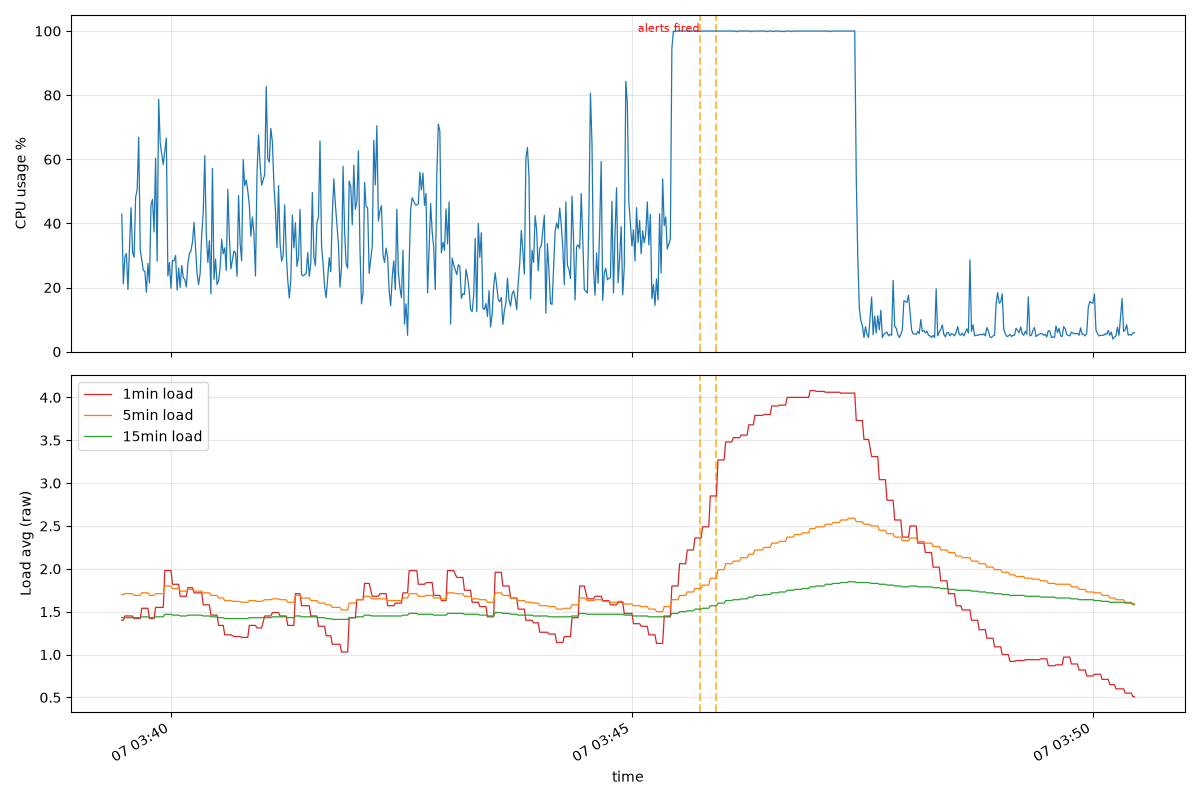

Source code (Python):
import argparse
import asyncio
import json
import statistics
import sys
from collections import deque
from datetime import datetime
from pathlib import Path
from typing import Any

import httpx
import matplotlib

matplotlib.use("Agg")
import matplotlib.pyplot as plt

BASE_URL = "http://127.0.0.1:8000/metrics"
USER = "Sameer"
PARAMS = (
    "cpu=true&alerts=true&memory=false&disk=false&network=false&processes=false&containers=false"
)
OUTFILE = Path(__file__).parent / "capture.jsonl"
PLOTFILE = Path(__file__).parent / "capture_plot.png"

BUCKET_SIZE = 10
MAX_BUCKETS = 30
Z_THRESHOLD = 3.0
STREAK = 2

SEVERITY_COLORS = {"warning": "orange", "critical": "red", "info": "gray", "debug": "gray"}


async def issue_ticket(client: httpx.AsyncClient, user: str) -> str:
    resp = await client.post(f"{BASE_URL}/stream/ticket/{user}")
    resp.raise_for_status()
    return resp.json()["ticket"]["id"]


async def capture(duration: int, done: asyncio.Event) -> None:
    async with httpx.AsyncClient() as client:
        ticket = await issue_ticket(client, USER)
        print(f"{USER}'s ticket: {ticket}")
        url = f"{BASE_URL}/stream/{USER}?{PARAMS}"
        headers = {"Accept": "text/event-stream", "x-ticket": ticket}
        try:
            async with client.stream("GET", url, headers=headers, timeout=None) as resp:
                resp.raise_for_status()
                with open(OUTFILE, "w") as fh:
                    async for line in resp.aiter_lines():
                        if done.is_set():
                            break
                        if line.startswith("data: "):
                            payload = line.removeprefix("data: ")
                            try:
                                data = json.loads(payload)
                                if isinstance(data, str):
                                    data = json.loads(data)
                                info = data["info"]
                            except json.JSONDecodeError, KeyError, TypeError:
                                continue
                            fh.write(json.dumps(info) + "\n")
        except httpx.HTTPStatusError as e:
            print(f"ERROR: stream failed HTTP {e.response.status_code}")
        except (httpx.RequestError, OSError) as e:
            if not done.is_set():
                print(f"ERROR: connection error: {e}")
        finally:
            done.set()


def load_records() -> tuple[
    list[datetime], list[float], dict[str, list[float]], list[dict[str, Any]]
]:
    records = [json.loads(line) for line in OUTFILE.open() if line.strip()]
    times = [datetime.strptime(r["timestamp"], "%Y-%m-%d %H:%M:%S") for r in records]
    cpu = [r["cpu"]["usage_percentage"] for r in records]
    loads = {k: [r["cpu"]["load_average"][k] for r in records] for k in ("1min", "5min", "15min")}
    alerts = [
        {"time": t, **a}
        for r, t in zip(records, times)
        for a in r.get("alerts", [])
        if isinstance(a, dict)
    ]
    return times, cpu, loads, alerts


def offline_zscore(times: list[datetime], cpu: list[float]) -> None:
    """Replicate CpuAnomalyAlert logic on captured data to show what z did."""
    buckets: deque[float] = deque(maxlen=MAX_BUCKETS)
    current: list[float] = []
    z_rows = []
    for t, u in zip(times, cpu):
        current.append(u)
        if len(current) >= BUCKET_SIZE:
            avg = sum(current) / BUCKET_SIZE
            current.clear()
            buckets.append(avg)
            if len(buckets) >= MAX_BUCKETS:
                med = statistics.median(buckets)
                std = statistics.stdev(buckets)
                z = 0 if std == 0 else abs(avg - med) / std
                z_rows.append((t, avg, med, std, z))

    print()
    print(
        f"=== Offline CpuAnomalyAlert replay (z >= {Z_THRESHOLD} for {STREAK} consecutive buckets) ==="
    )
    print(f"buckets collected: {len(buckets)} (needs {MAX_BUCKETS} to arm)")
    if len(buckets) < MAX_BUCKETS:
        print("-> alert never armed during capture window")
        return
    print(f"{'time':20s} {'avg':>7s} {'median':>7s} {'std':>7s} {'z':>7s}")
    fired = 0
    streak = 0
    streak_miss = 0
    for t, avg, med, std, z in z_rows:
        flag = ""
        if z >= Z_THRESHOLD:
            streak += 1
            if streak >= STREAK:
                fired += 1
                flag = "  <-- FIRED"
        else:
            streak_miss += 1
            if streak_miss >= 2:
                streak = 0
        print(f"{t:%H:%M:%S} {avg:7.1f} {med:7.1f} {std:7.2f} {z:7.2f}{flag}")
    zs = [r[4] for r in z_rows]
    max_z = max(zs) if zs else 0.0
    print(f"max z: {max_z:.2f} | buckets that would fire: {fired}")


def plot(
    times: list[datetime],
    cpu: list[float],
    loads: dict[str, list[float]],
    alerts: list[dict[str, Any]],
) -> None:
    fig, (ax1, ax2) = plt.subplots(2, 1, figsize=(12, 8), sharex=True)

    alert_times = [a["time"] for a in alerts]
    for ax in (ax1, ax2):
        for a in alerts:
            color = SEVERITY_COLORS.get(str(a.get("severity")), "gray")
            ax.axvline(a["time"], color=color, linestyle="--", alpha=0.7)

    ax1.plot(times, cpu, color="tab:blue", linewidth=0.9)
    ax1.set_ylabel("CPU usage %")
    ax1.set_ylim(0, 105)
    ax1.grid(alpha=0.3)
    if alert_times:
        ax1.text(
            alert_times[0],
            ax1.get_ylim()[1] * 0.95,
            "alerts fired",
            color="red",
            fontsize=8,
            ha="right",
        )

    for key, color in (("1min", "tab:red"), ("5min", "tab:orange"), ("15min", "tab:green")):
        ax2.plot(times, loads[key], color=color, linewidth=0.9, label=f"{key} load")
    ax2.set_ylabel("Load avg (raw)")
    ax2.grid(alpha=0.3)
    ax2.legend(loc="upper left")

    ax2.set_xlabel("time")
    fig.autofmt_xdate()
    fig.tight_layout()
    fig.savefig(PLOTFILE)
    print(f"plot saved to {PLOTFILE}")


def report_alerts(alerts: list[dict[str, Any]]) -> None:
    print()
    print("=== Alerts received ===")
    if not alerts:
        print("(none)")
        return
    for a in alerts:
        print(f"{a['time']:%H:%M:%S}  {a.get('severity'):<8} {a.get('metric')}: {a.get('message')}")


async def main() -> None:
    parser = argparse.ArgumentParser()
    parser.add_argument("--duration", type=int, default=180, help="capture seconds")
    args = parser.parse_args()

    print(f"Capturing {USER} stream for {args.duration}s...")
    done = asyncio.Event()
    task = asyncio.create_task(capture(args.duration, done))
    try:
        await asyncio.wait_for(task, timeout=args.duration + 30)
    except asyncio.TimeoutError:
        pass
    finally:
        done.set()
        if not task.done():
            task.cancel()
        await asyncio.gather(task, return_exceptions=True)

    print(f"events captured: {sum(1 for _ in OUTFILE.open())}")
    times, cpu, loads, alerts = load_records()
    report_alerts(alerts)
    offline_zscore(times, cpu)
    plot(times, cpu, loads, alerts)


if __name__ == "__main__":
    if sys.platform == "win32":
        asyncio.set_event_loop_policy(asyncio.WindowsSelectorEventLoopPolicy())
    try:
        asyncio.run(main())
    except KeyboardInterrupt:
        print("\nInterrupted by user.")
    except Exception as e:
        print(f"FATAL: {e}", file=sys.stderr)
        sys.exit(1)
